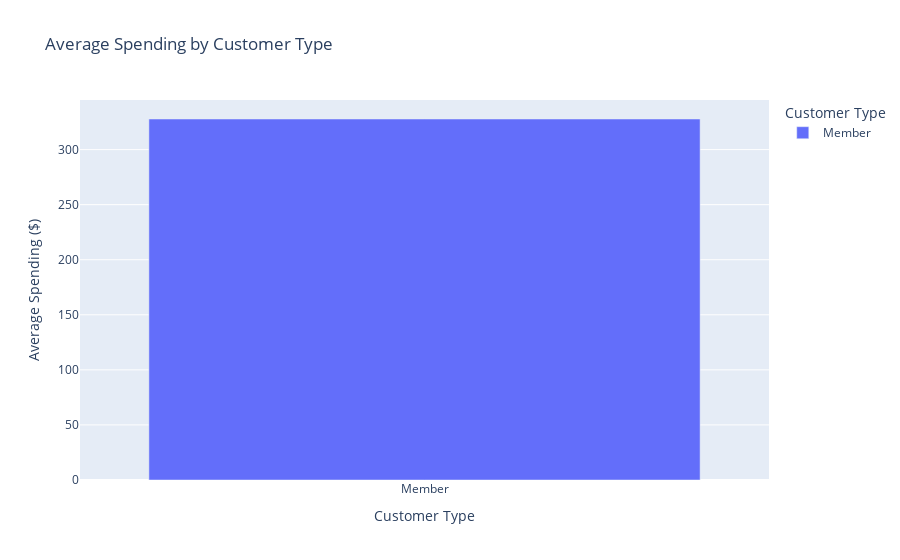

The code cell stored with this chart in its notebook:
### Code cell
nlp_query = "Which type (member vs. normal) spends more on average?"
part_A, part_B = split()
Cout = function3()

### Figure 1 — Plotly figure (JSON) as saved in the notebook; plotly's stock layout.template omitted (floating-point values rounded to 4 significant figures)
{"data": [{"alignmentgroup": "True", "hovertemplate": "Customer Type=%{x}<br>Average Spending ($)=%{y}<extra></extra>", "legendgroup": "Member", "marker": {"color": "#636efa", "pattern": {"shape": ""}}, "name": "Member", "offsetgroup": "Member", "orientation": "v", "showlegend": true, "textposition": "auto", "type": "bar", "x": ["Member"], "xaxis": "x", "y": [327.8], "yaxis": "y"}], "layout": {"barmode": "relative", "legend": {"title": {"text": "Customer Type"}, "tracegroupgap": 0}, "title": {"text": "Average Spending by Customer Type"}, "xaxis": {"anchor": "y", "categoryarray": ["Member"], "categoryorder": "array", "domain": [0, 1], "title": {"text": "Customer Type"}}, "yaxis": {"anchor": "x", "domain": [0, 1], "title": {"text": "Average Spending ($)"}}}}
